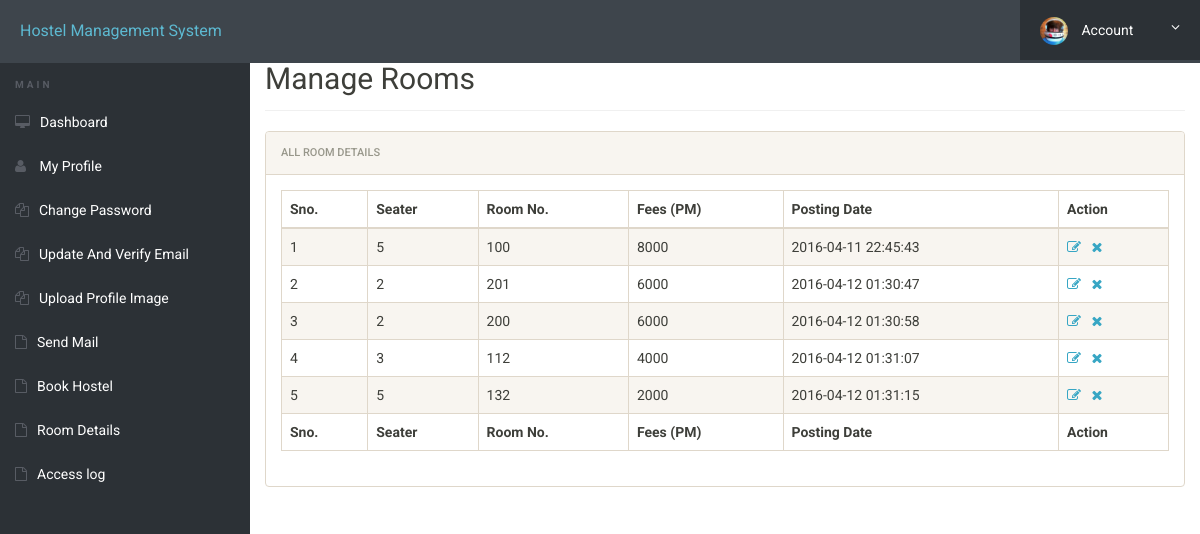
Before: /manage-rooms.php (signed in) with the older database file.
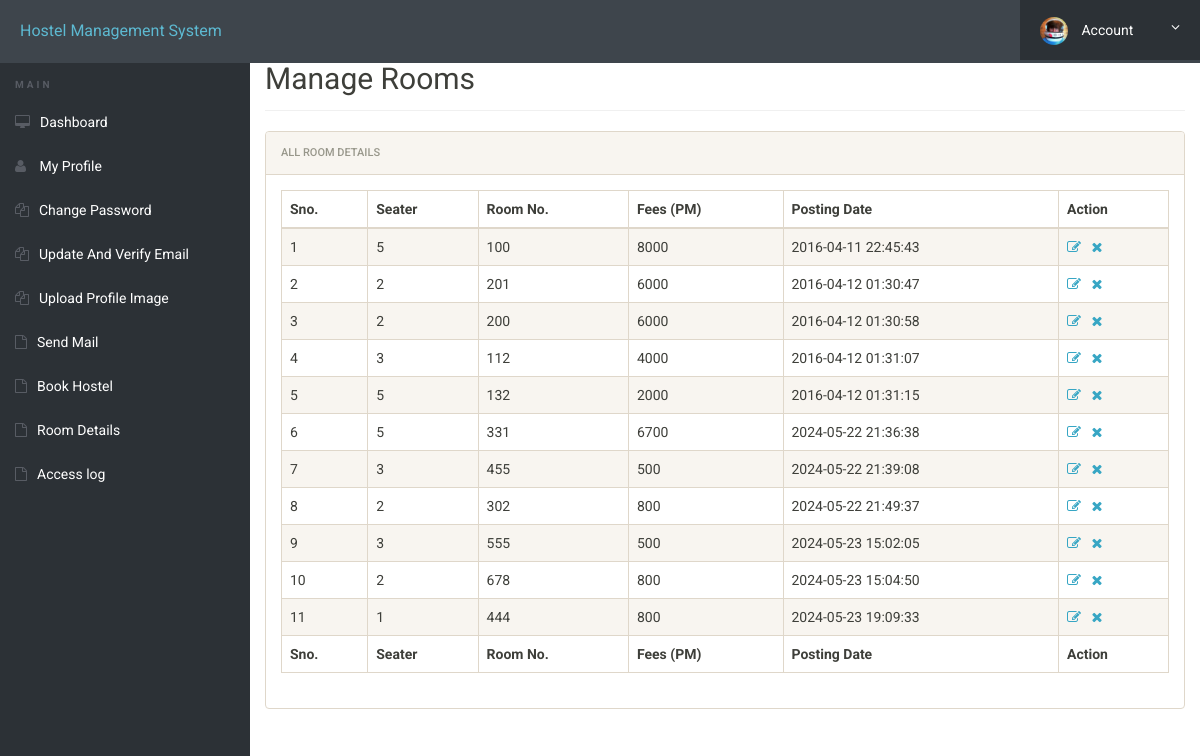
After: the same page with the newer database file.
### tables this page shows
CREATE TABLE `rooms` (
  `id` int(11) NOT NULL,
  `seater` int(11) DEFAULT NULL,
  `room_no` int(11) DEFAULT NULL,
  `fees` int(11) DEFAULT NULL,
  `posting_date` timestamp NULL DEFAULT current_timestamp()
);

### manage-rooms.php (the view, shortened to what this page needs)
<?php
include('includes/config.php');
?>
<!doctype html>
<html lang="en" class="no-js">
<head>
	<link rel="stylesheet" href="css/font-awesome.min.css">
	<link rel="stylesheet" href="css/bootstrap.min.css">
	<link rel="stylesheet" href="css/dataTables.bootstrap.min.css">
	<link rel="stylesheet" href="css/bootstrap-social.css">
	<link rel="stylesheet" href="css/bootstrap-select.css">
	<link rel="stylesheet" href="css/fileinput.min.css">
	<link rel="stylesheet" href="css/awesome-bootstrap-checkbox.css">
	<link rel="stylesheet" href="css/style.css">
</head>
<body>
	<?php include('includes/header.php');?>
	<div class="ts-main-content">
			<?php include('includes/sidebar.php');?>
		<div class="content-wrapper">
			<div class="container-fluid">
				<div class="row">
					<div class="col-md-12">
						<h2 class="page-title" style="margin-top: 4%">Manage Rooms</h2>
						<div class="panel panel-default">
							<div class="panel-heading">All Room Details</div>
							<div class="panel-body">
								<table id="zctb" class="display table table-striped table-bordered table-hover" cellspacing="0" width="100%">
									<thead>
										<tr>
											<th>Sno.</th>
											<th>Seater</th>
											<th>Room No.</th>
											<th>Fees (PM) </th>
											<th>Posting Date  </th>
											<th>Action</th>
										</tr>
									</thead>
									<tfoot>
										<tr>
											<th>Sno.</th>
											<th>Seater</th>
											<th>Room No.</th>
											<th>Fees (PM) </th>
											<th>Posting Date  </th>
											<th>Action</th>
										</tr>
									</tfoot>
									<tbody>
<?php
$ret="select * from rooms";
$stmt= $mysqli->prepare($ret) ;
$stmt->execute() ;
$res=$stmt->get_result();
$cnt=1;
while($row=$res->fetch_object())
	  {
	  	?>
<tr><td><?php echo $cnt;;?></td>
<td><?php echo $row->seater;?></td>
<td><?php echo $row->room_no;?></td>
<td><?php echo $row->fees;?></td>
<td><?php echo $row->posting_date;?></td>
<td><a href="edit-room.php?id=<?php echo $row->id;?>"><i class="fa fa-edit"></i></a>&nbsp;&nbsp;
<a href="manage-rooms.php?del=<?php echo $row->id;?>" onclick="return confirm("Do you want to delete");"><i class="fa fa-close"></i></a></td>
										</tr>
									<?php
$cnt=$cnt+1;
									 } ?>
									</tbody>
								</table>
							</div>
						</div>
					</div>
				</div>
			</div>
		</div>
	</div>
</body>
</html>

### header.php (shortened to what this page needs)
<?php if($_SESSION['id'])
{ ?><div class="brand clearfix">
		<a href="#" class="logo" style="font-size:16px;">Hostel Management System</a>
		<ul class="ts-profile-nav">
			<li class="ts-account">
				<a href="#"><img src="img/ts-avatar.jpg" class="ts-avatar hidden-side" alt=""> Account <i class="fa fa-angle-down hidden-side"></i></a>
			</li>
		</ul>
	</div>
	<?php } ?>

### sidebar.php
<nav class="ts-sidebar">
			<ul class="ts-sidebar-menu">
				<li class="ts-label">Main</li>
				<?PHP if(isset($_SESSION['id']))
				{ ?>
					<li><a href="dashboard.php"><i class="fa fa-desktop"></i>Dashboard</a></li>
					<li><a href="my-profile.php"><i class="fa fa-user"></i> My Profile</a></li>
<li><a href="change-password.php"><i class="fa fa-files-o"></i>Change Password</a></li>
<li><a href="email.php"><i class="fa fa-files-o"></i>Update And Verify Email</a></li>
<li><a href="imgupload.php"><i class="fa fa-files-o"></i>Upload Profile Image</a></li>
<li><a href="newmail.php"><i class="fa fa-file-o"></i>Send Mail</a></li>
<li><a href="book-hostel.php"><i class="fa fa-file-o"></i>Book Hostel</a></li>
<li><a href="room-details.php"><i class="fa fa-file-o"></i>Room Details</a></li>
<li><a href="access-log.php"><i class="fa fa-file-o"></i>Access log</a></li>
<?php } else { ?>
				<li><a href="registration.php"><i class="fa fa-files-o"></i> User Registration</a></li>
				<li><a href="index.php"><i class="fa fa-users"></i> User Login</a></li>
				<li><a href="admin"><i class="fa fa-user"></i> Admin Login</a></li>
				<?php } ?>
			</ul>
		</nav>

### style.css (style rules this page uses)
html { font-size: 14px; }
@media only screen and (min-width: 480px) { html { font-size: 17px; } }
@media only screen and (min-width: 768px) { html { font-size: 14px; } }
body { font-size: 1em; }
a { color: #37a6c4; }
.panel { overflow: hidden; }
ul, li { margin: 0; padding: 0; list-style: none; }
.page-title { padding-bottom: 15px; margin-bottom: 20px; border-bottom: 1px solid #f0f0f0; }
.brand { background: #3e454c; position: relative; z-index: 3; position: fixed; width: 100%; top: 0; }
.brand .logo { box-sizing: border-box; padding: 20px; float: left; display: block; width: 200px; }
@media only screen and (min-width: 992px) { .brand .logo { width: 250px; } }
.brand .ts-profile-nav { float: right; display: none; }
.brand .ts-profile-nav li { float: left; position: relative; }
.brand .ts-profile-nav li a { display: block; padding: 20px; color: #fff; }
.brand .ts-profile-nav .ts-account .fa-angle-down { float: right; }
.brand .ts-profile-nav .ts-account > a { width: 180px; background: #2c3136; }
.brand .ts-profile-nav .ts-account .ts-avatar { border-radius: 50%; height: 28px; margin: -10px 0; margin-right: 10px; }
@media only screen and (min-width: 992px) { .brand .ts-profile-nav { display: block; } }
.ts-sidebar { background: #2c3136; max-height: 0; transition: max-height 0.3s; overflow: hidden; position: fixed; z-index: 2; width: 100%; bottom: 0; top: 60px; overflow-y: auto; }
@media only screen and (min-width: 992px) { .ts-sidebar { max-height: 100%; bottom: 0; } }
.ts-sidebar-menu .ts-label { color: #585c64; font-weight: bold; padding: 8px 15px; text-transform: uppercase; font-size: 10px; letter-spacing: 3px; margin-top: 10px; }
.ts-sidebar-menu a { display: block; text-decoration: none; padding: 12px 15px; color: #fff; }
.ts-sidebar-menu li { position: relative; }
.ts-sidebar-menu li i { color: #585c64; margin-right: 10px; }
.ts-main-content .content-wrapper { padding-top: 15px; margin-top: 10px; }
@media only screen and (min-width: 992px) { .ts-main-content .ts-sidebar { width: 250px; float: left; } }
@media only screen and (min-width: 992px) { .ts-main-content .content-wrapper { margin-left: 250px; } }

Changed rows visible on the page:
added rooms: seater "5", room_no "331", fees "6700", posting_date "2024-05-22 21:36:38"
added rooms: seater "3", room_no "455", fees "500", posting_date "2024-05-22 21:39:08"
added rooms: seater "2", room_no "302", fees "800", posting_date "2024-05-22 21:49:37"
added rooms: seater "3", room_no "555", fees "500", posting_date "2024-05-23 15:02:05"
added rooms: seater "2", room_no "678", fees "800", posting_date "2024-05-23 15:04:50"
added rooms: seater "1", room_no "444", fees "800", posting_date "2024-05-23 19:09:33"
